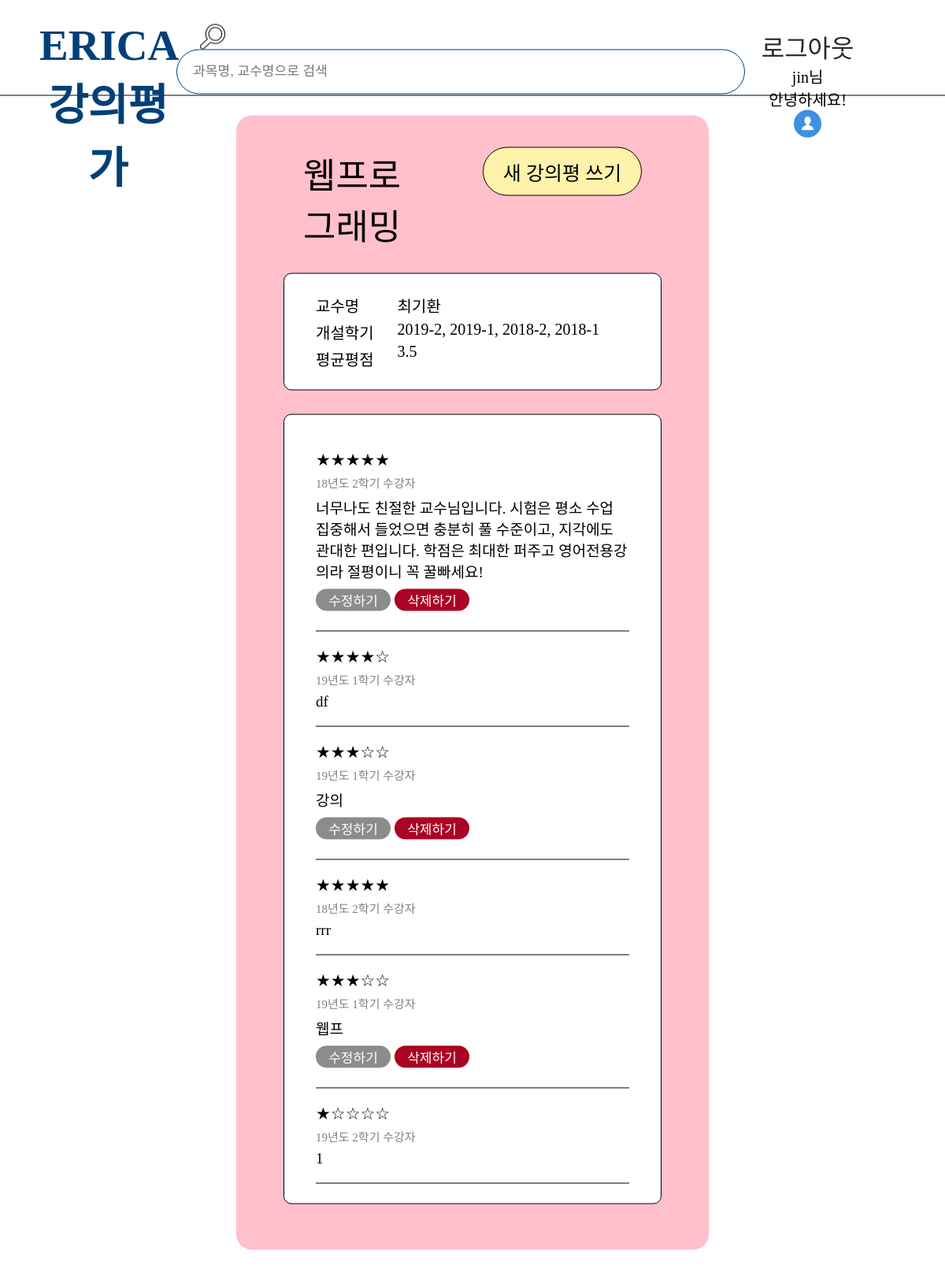
The app's page /WP/ (signed in) with its own data.
### app/models.py (models this page shows, shortened)
class WebProgramming(models.Model):
    objects = models.Manager()
    author = models.ForeignKey(settings.AUTH_USER_MODEL, default =1, on_delete = models.CASCADE)
    lectureName = models.CharField(max_length=200, default="웹프로그래밍")
    professorName = models.CharField(max_length=50, default="최기환")
    SEME_FIELD_CHOICES=[
        ('19년도 2학기', '19년도 2학기'),
        ('19년도 1학기', '19년도 1학기'),
        ('18년도 2학기', '18년도 2학기'),
        ('18년도 2학기', '18년도 1학기'),
    ]
    seme = models.CharField(max_length=10, choices=SEME_FIELD_CHOICES)
    score = models.IntegerField(validators=[MinValueValidator(0),MaxValueValidator(5)], default=[0])
    text = models.TextField(max_length=300)
    time = models.DateTimeField(default=timezone.now)

### app/views.py (the view)
# urls.py: path('WP/', WPRead.as_view(), name='WP'),
class WPRead(ListView):
    model = WebProgramming
    def get(self, request):
        template_name = 'WP.html'
        WP = WebProgramming.objects.all().order_by('-time')
        contentsWP = WebProgramming.objects.all()
        countWP = 0
        sumWP = 0
        avgWP = "none"
        for content in contentsWP:
            sumWP += content.score
            countWP +=1
            avgWP = round(sumWP/countWP, 2)
        return render(request, template_name, {'WP':WP,'avgWP':avgWP})

### app/templates/WP.html (shortened to what this page needs)
{% extends "base_list.html" %}
{% load static %}
{% block css %}
<link rel="stylesheet" href="{% static 'css/list.css' %}">
{% endblock css %}
{% block content %}
{% if user.is_authenticated %}
<div class="section">
        <div class="top_box">
            <div class="top_box_left"><p class="page_name">웹프로그래밍</p></div>
            <div class="top_box_right"><a href="{% url 'WP_CREATE' %}">
                <div class="create_box">새 강의평 쓰기</div></a></div>
        </div>
    <div class="info_box">
        <ul>
            <li class="info_li">교수명</li>
            <li class="info_li">개설학기</li>
            <li class="info_li">평균평점</li>
        </ul>
        <ul>
            <li class="info_li">최기환</li>
            <li class="info_li">2019-2, 2019-1, 2018-2, 2018-1</li>
            <li class="info_li">{{avgWP}}</li>
        </ul>
    </div>
    <div class="big_list_box">
        {% for i in WP %}
        <div class="list_box">
            <div class="main-item">
                <p class="score">
                    {% if i.score == 1 %} ★☆☆☆☆
                    {% elif i.score == 2 %} ★★☆☆☆
                    {% elif i.score == 3 %} ★★★☆☆
                    {% elif i.score == 4 %} ★★★★☆
                    {% elif i.score == 5 %} ★★★★★
                    {% endif %}
                </p>
                <p class="seme">{{i.seme}} 수강자</p>
                <p class="text">{{i.text}}</p>
            </div>
            {% if i.author == user %}
            <div class="btn_box">
                <a href="{% url 'WP_UPDATE' i.id %}"><div class="btn update">수정하기</div></a>
                <a href="{% url 'WP_DELETE' i.id %}"><div class="btn delete">삭제하기</div></a>
            </div>
            {% endif %}
        </div>
        {% endfor %}
    </div>
    <br>
</div>
{% else %}
<h2>잘못된 접근입니다.</h2>
{% endif %}
{% endblock content %}

### app/templates/base_list.html (shortened to what this page needs)
{% load static %}
<!DOCTYPE html>
<html lang="en">
<head>
    <link rel="stylesheet" type="text/css" href="{% static 'css/base.css'%}">
    <link rel="stylesheet" href="{% static 'css/font.css' %}">
    {% block css %}{% endblock css %}
</head>
<body>
    <div class="container">
        <div class="outer">
            <div class="top_nav">
                <div id="box-left">
                    <a href="{% url 'main' %}">
                        <h1 class="name"> ERICA 강의평가</h1>
                    </a>
                </div>
                {% if user.is_authenticated %}
                <div id='box-center'>
                    <form action = "{% url 'result' %}" method='GET'>
                        <input class="input_button" type="image" src="{% static 'image/find.png'%}" alt="Submit">
                        <input class="input_box" type="text" name="query" value="{{query}}" placeholder="과목명, 교수명으로 검색">
                    </form>
                </div>
                {% endif %}
                <div id='box-right'>
                    <ul>
                        {% if user.is_authenticated %}
                        <ul>
                            <li class="li"><a href="javascript:{document.getElementById('logout').submit()}"
                                     class="li_Logout">로그아웃</a>
                            </li>
                            <li class="li">
                                <p class="intro">{{user.username}}님<br>안녕하세요!</p>
                            </li>
                            <li class="li"><a href="{% url 'mypage' %}"><img class="profile_img"
                                        src="{%static 'image/profile.png' %}"></a></li>
                        </ul>
                            {% endif %}
                </div>
            </div>
            <div class="content">
                {% block content %}
                {% endblock %}
            </div>
        </div>
    </div>
</body>

### app/static/css/base.css (style rules this page uses)
* { margin: 0; padding: 0; }
a { color: #000; }
a:link { color: black; }
body { background: white; margin: 0; display: flex; justify-content: center; }
.outer { position:absolute; top:50%; left:50%; background: white; transform:translate(-50%, -50%); width: 100%; height: 100%; }
.content { display: flex; flex-direction: column; width: 100%; padding: 25px 0; }
.top_nav { height: 120px; display: flex; background-color: white; border-bottom: solid 1px black; position: relative; padding: 0 50px; }
#box-left { flex: 0.8; text-align: center; padding: 25px 0; font-size: 1.3rem; }
#box-center { flex: 1.4; text-align: left; padding: 30px 0; }
input { vertical-align: middle; margin-right: 15px; }
.input_box { padding: 20px; border: 1.8px solid #004077; border-radius : 30px; width:680px; height:15px; font-size: 17px; }
.input_button { width:32px; height:32px; cursor: pointer; padding-left: 30px; }
#box-right { margin: 0 auto; padding: 35px 0; padding-right: 40px; }
#box-right ul { float: right; text-align: center; margin: 0; padding: 0; }
.li { list-style-type: none; display: inline-block; text-align: center; outline : lpx dotted blue; margin-right: 20px; font-size: 30px; }
.profile_img { width: 35px; height: 35px; }
#box-right a { text-decoration:none; color: black; }
#box-right ul li a { color: #2b2929; }
a { text-decoration: none; }
.name { font-family: NanumSquareEB; font-size: 55px; text-align: center; color: #004077; }
.li_Logout { font-family: NanumSquareEB; font-size: 32px; text-align: center; }
.intro { font-family: NanumSquareB; font-size: 20px; text-align: center; }

### app/static/css/list.css (style rules this page uses)
body { height: 100%; width: 100%; }
.section { display: flex; flex-direction: column; margin: 0px 300px 0px 300px; border-radius: 20px; background: pink; padding: 40px 60px; }
.top_box { display: flex; flex-direction: row; width: 100%; text-align: center; margin-bottom: 30px; }
.top_box_left { width: 50%; text-align: left; }
.top_box_right { width: 50%; text-align: right; padding-right: 25px; }
.page_name { font-family: NanumSquareB; font-size: 45px; color: #000000; margin-right: 33%; padding-left: 25px; }
.create_box { background-color: #fff2ab; width: 200px; height: 60px; border-radius: 100px; border: solid 1px black; font-family: NanumSquareB; font-size: 25px; color: #000000; text-align: center; display: table-cell; vertical-align: middle; }
.info_box { border: 1px solid black; background-color: rgb(255, 255, 255); border-radius: 10px; padding: 25px 40px 20px 40px; font-size: 20px; margin-bottom: 30px; }
.info_li { list-style: none; font-family: NanumSquareR; margin-right: 30px; padding-bottom: 5px; }
ul { float: left; }
.big_list_box { border: 1px solid black; background-color: rgb(255, 255, 255); border-radius: 10px; padding: 25px 40px 25px 40px; }
.list_box { font-size: 20px; padding: 20px 0; border-bottom: 1px solid black; }
.score { margin-bottom: 5px; font-family: NanumSquareB; font-size: 21px; color: rgb(0, 0, 0); }
.seme { margin-bottom: 7px; font-family: NanumSquareB; font-size: 15px; color: gray; }
.text { font-family: NanumSquareR; font-size: 19px; }
.btn_box { margin-top: 10px; }
.btn { background-color: rgb(153, 153, 153); width: 95px; height: 28px; border-radius: 100px; font-family: NanumSquareR; font-size: 17px; color: #000000; text-align: center; display: table-cell; vertical-align: middle; }
.update { background-color: #8b8d8b; color:white; text-align: center; display: table-cell; vertical-align: middle; }
.delete { background-color: #aa0324; color:white; text-align: center; display: table-cell; vertical-align: middle; }

### records on screen
WebProgramming: seme "18년도 2학기", text "너무나도 친절한 교수님입니다. 시험은 평소 수업 집중해서 들었으면 충분히 풀 수준이고, 지각에도 관대한 편입니다. 학점은 최대한 퍼주고 영어전용강의라 절평이니 꼭 꿀빠세요!", shows "수정하기"
WebProgramming: seme "19년도 1학기", text "df"
WebProgramming: seme "19년도 1학기", text "강의", shows "수정하기"
WebProgramming: seme "18년도 2학기", text "rrr"
WebProgramming: seme "19년도 1학기", text "웹프", shows "수정하기"
WebProgramming: seme "19년도 2학기", text "1"

### other values on screen
{{ user.username }} "jin"
{{ avgWP }} "3.5"
